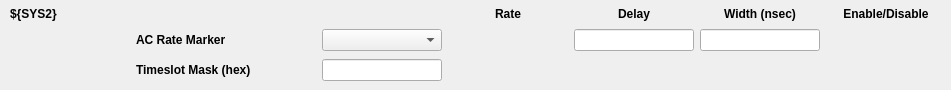
<?xml version="1.0" encoding="UTF-8"?>
<ui version="4.0">
 <class>Form</class>
 <widget class="QWidget" name="Form">
  <property name="geometry">
   <rect>
    <x>0</x>
    <y>0</y>
    <width>951</width>
    <height>90</height>
   </rect>
  </property>
  <property name="sizePolicy">
   <sizepolicy hsizetype="Preferred" vsizetype="Fixed">
    <horstretch>0</horstretch>
    <verstretch>0</verstretch>
   </sizepolicy>
  </property>
  <property name="minimumSize">
   <size>
    <width>0</width>
    <height>0</height>
   </size>
  </property>
  <property name="maximumSize">
   <size>
    <width>16777215</width>
    <height>102</height>
   </size>
  </property>
  <property name="windowTitle">
   <string>Form</string>
  </property>
  <layout class="QHBoxLayout" name="horizontalLayout">
   <property name="leftMargin">
    <number>0</number>
   </property>
   <property name="topMargin">
    <number>0</number>
   </property>
   <property name="rightMargin">
    <number>0</number>
   </property>
   <property name="bottomMargin">
    <number>0</number>
   </property>
   <item>
    <layout class="QGridLayout" name="gridLayout" columnstretch="0,0,0,0,0,0,0,0">
     <property name="leftMargin">
      <number>10</number>
     </property>
     <property name="topMargin">
      <number>5</number>
     </property>
     <property name="rightMargin">
      <number>5</number>
     </property>
     <property name="bottomMargin">
      <number>5</number>
     </property>
     <item row="1" column="4">
      <widget class="PyDMLabel" name="PyDMLabel">
       <property name="sizePolicy">
        <sizepolicy hsizetype="Minimum" vsizetype="Fixed">
         <horstretch>0</horstretch>
         <verstretch>0</verstretch>
        </sizepolicy>
       </property>
       <property name="minimumSize">
        <size>
         <width>120</width>
         <height>0</height>
        </size>
       </property>
       <property name="maximumSize">
        <size>
         <width>16777215</width>
         <height>16777215</height>
        </size>
       </property>
       <property name="toolTip">
        <string/>
       </property>
       <property name="precision" stdset="0">
        <number>0</number>
       </property>
       <property name="showUnits" stdset="0">
        <bool>false</bool>
       </property>
       <property name="precisionFromPV" stdset="0">
        <bool>true</bool>
       </property>
       <property name="alarmSensitiveContent" stdset="0">
        <bool>true</bool>
       </property>
       <property name="alarmSensitiveBorder" stdset="0">
        <bool>true</bool>
       </property>
       <property name="PyDMToolTip" stdset="0">
        <string/>
       </property>
       <property name="channel" stdset="0">
        <string>ca://${DEV}:TRG_${SYS}_RATE</string>
       </property>
      </widget>
     </item>
     <item row="1" column="1">
      <widget class="QLabel" name="label_2">
       <property name="enabled">
        <bool>true</bool>
       </property>
       <property name="sizePolicy">
        <sizepolicy hsizetype="Minimum" vsizetype="Fixed">
         <horstretch>0</horstretch>
         <verstretch>0</verstretch>
        </sizepolicy>
       </property>
       <property name="minimumSize">
        <size>
         <width>180</width>
         <height>0</height>
        </size>
       </property>
       <property name="font">
        <font>
         <weight>75</weight>
         <bold>true</bold>
        </font>
       </property>
       <property name="inputMethodHints">
        <set>Qt::ImhFormattedNumbersOnly</set>
       </property>
       <property name="text">
        <string>AC Rate Marker</string>
       </property>
       <property name="alignment">
        <set>Qt::AlignLeading|Qt::AlignLeft|Qt::AlignVCenter</set>
       </property>
      </widget>
     </item>
     <item row="2" column="1">
      <widget class="QLabel" name="label_3">
       <property name="enabled">
        <bool>true</bool>
       </property>
       <property name="sizePolicy">
        <sizepolicy hsizetype="Minimum" vsizetype="Fixed">
         <horstretch>0</horstretch>
         <verstretch>0</verstretch>
        </sizepolicy>
       </property>
       <property name="minimumSize">
        <size>
         <width>180</width>
         <height>0</height>
        </size>
       </property>
       <property name="font">
        <font>
         <weight>75</weight>
         <bold>true</bold>
        </font>
       </property>
       <property name="inputMethodHints">
        <set>Qt::ImhFormattedNumbersOnly</set>
       </property>
       <property name="text">
        <string>Timeslot Mask (hex)</string>
       </property>
       <property name="alignment">
        <set>Qt::AlignLeading|Qt::AlignLeft|Qt::AlignVCenter</set>
       </property>
      </widget>
     </item>
     <item row="1" column="6">
      <widget class="PyDMLineEdit" name="PyDMLineEdit_4">
       <property name="enabled">
        <bool>true</bool>
       </property>
       <property name="sizePolicy">
        <sizepolicy hsizetype="Minimum" vsizetype="Fixed">
         <horstretch>0</horstretch>
         <verstretch>0</verstretch>
        </sizepolicy>
       </property>
       <property name="minimumSize">
        <size>
         <width>120</width>
         <height>0</height>
        </size>
       </property>
       <property name="maximumSize">
        <size>
         <width>16777215</width>
         <height>16777215</height>
        </size>
       </property>
       <property name="toolTip">
        <string/>
       </property>
       <property name="alignment">
        <set>Qt::AlignCenter</set>
       </property>
       <property name="precision" stdset="0">
        <number>0</number>
       </property>
       <property name="showUnits" stdset="0">
        <bool>false</bool>
       </property>
       <property name="precisionFromPV" stdset="0">
        <bool>true</bool>
       </property>
       <property name="alarmSensitiveContent" stdset="0">
        <bool>true</bool>
       </property>
       <property name="alarmSensitiveBorder" stdset="0">
        <bool>true</bool>
       </property>
       <property name="PyDMToolTip" stdset="0">
        <string/>
       </property>
       <property name="monitorDisp" stdset="0">
        <bool>false</bool>
       </property>
       <property name="channel" stdset="0">
        <string>ca://${DEV}:TRG_${SYS}_TWID</string>
       </property>
      </widget>
     </item>
     <item row="1" column="3">
      <widget class="PyDMEnumComboBox" name="PyDMEnumComboBox">
       <property name="toolTip">
        <string/>
       </property>
       <property name="channel" stdset="0">
        <string>ca://${DEV}:TRG_${SYS}_ACRATE</string>
       </property>
      </widget>
     </item>
     <item row="1" column="5">
      <widget class="PyDMLineEdit" name="PyDMLineEdit_3">
       <property name="enabled">
        <bool>true</bool>
       </property>
       <property name="sizePolicy">
        <sizepolicy hsizetype="Minimum" vsizetype="Fixed">
         <horstretch>0</horstretch>
         <verstretch>0</verstretch>
        </sizepolicy>
       </property>
       <property name="minimumSize">
        <size>
         <width>120</width>
         <height>0</height>
        </size>
       </property>
       <property name="maximumSize">
        <size>
         <width>16777215</width>
         <height>16777215</height>
        </size>
       </property>
       <property name="toolTip">
        <string/>
       </property>
       <property name="alignment">
        <set>Qt::AlignCenter</set>
       </property>
       <property name="precision" stdset="0">
        <number>0</number>
       </property>
       <property name="showUnits" stdset="0">
        <bool>false</bool>
       </property>
       <property name="precisionFromPV" stdset="0">
        <bool>true</bool>
       </property>
       <property name="alarmSensitiveContent" stdset="0">
        <bool>true</bool>
       </property>
       <property name="alarmSensitiveBorder" stdset="0">
        <bool>true</bool>
       </property>
       <property name="PyDMToolTip" stdset="0">
        <string/>
       </property>
       <property name="monitorDisp" stdset="0">
        <bool>false</bool>
       </property>
       <property name="channel" stdset="0">
        <string>ca://${DEV}:TRG_${SYS}_TDES</string>
       </property>
      </widget>
     </item>
     <item row="1" column="7">
      <widget class="PyDMEnumButton" name="PyDMEnumButton_2">
       <property name="sizePolicy">
        <sizepolicy hsizetype="Minimum" vsizetype="Fixed">
         <horstretch>0</horstretch>
         <verstretch>0</verstretch>
        </sizepolicy>
       </property>
       <property name="minimumSize">
        <size>
         <width>120</width>
         <height>0</height>
        </size>
       </property>
       <property name="maximumSize">
        <size>
         <width>16777215</width>
         <height>30</height>
        </size>
       </property>
       <property name="toolTip">
        <string/>
       </property>
       <property name="alarmSensitiveContent" stdset="0">
        <bool>false</bool>
       </property>
       <property name="alarmSensitiveBorder" stdset="0">
        <bool>true</bool>
       </property>
       <property name="PyDMToolTip" stdset="0">
        <string/>
       </property>
       <property name="monitorDisp" stdset="0">
        <bool>false</bool>
       </property>
       <property name="channel" stdset="0">
        <string>ca://${DEV}:TRG_${SYS}_TCTL</string>
       </property>
       <property name="items" stdset="0">
        <stringlist/>
       </property>
       <property name="useCustomOrder" stdset="0">
        <bool>false</bool>
       </property>
       <property name="invertOrder" stdset="0">
        <bool>false</bool>
       </property>
       <property name="customOrder" stdset="0">
        <stringlist/>
       </property>
       <property name="orientation" stdset="0">
        <enum>Qt::Horizontal</enum>
       </property>
       <property name="marginTop" stdset="0">
        <number>0</number>
       </property>
       <property name="marginBottom" stdset="0">
        <number>0</number>
       </property>
       <property name="marginLeft" stdset="0">
        <number>0</number>
       </property>
       <property name="marginRight" stdset="0">
        <number>0</number>
       </property>
       <property name="horizontalSpacing" stdset="0">
        <number>0</number>
       </property>
       <property name="verticalSpacing" stdset="0">
        <number>0</number>
       </property>
       <property name="checkable" stdset="0">
        <bool>true</bool>
       </property>
      </widget>
     </item>
     <item row="2" column="3">
      <widget class="PyDMLineEdit" name="PyDMLineEdit_2">
       <property name="enabled">
        <bool>true</bool>
       </property>
       <property name="sizePolicy">
        <sizepolicy hsizetype="Minimum" vsizetype="Fixed">
         <horstretch>0</horstretch>
         <verstretch>0</verstretch>
        </sizepolicy>
       </property>
       <property name="minimumSize">
        <size>
         <width>120</width>
         <height>0</height>
        </size>
       </property>
       <property name="maximumSize">
        <size>
         <width>16777215</width>
         <height>16777215</height>
        </size>
       </property>
       <property name="toolTip">
        <string/>
       </property>
       <property name="alignment">
        <set>Qt::AlignCenter</set>
       </property>
       <property name="precision" stdset="0">
        <number>0</number>
       </property>
       <property name="showUnits" stdset="0">
        <bool>false</bool>
       </property>
       <property name="precisionFromPV" stdset="0">
        <bool>true</bool>
       </property>
       <property name="alarmSensitiveContent" stdset="0">
        <bool>true</bool>
       </property>
       <property name="alarmSensitiveBorder" stdset="0">
        <bool>true</bool>
       </property>
       <property name="PyDMToolTip" stdset="0">
        <string/>
       </property>
       <property name="monitorDisp" stdset="0">
        <bool>false</bool>
       </property>
       <property name="channel" stdset="0">
        <string>ca://${DEV}:TRG_${SYS}_TSMASK</string>
       </property>
       <property name="displayFormat" stdset="0">
        <enum>PyDMLineEdit::Hex</enum>
       </property>
      </widget>
     </item>
     <item row="0" column="4">
      <widget class="QLabel" name="label_6">
       <property name="font">
        <font>
         <weight>75</weight>
         <bold>true</bold>
        </font>
       </property>
       <property name="text">
        <string>Rate</string>
       </property>
       <property name="alignment">
        <set>Qt::AlignCenter</set>
       </property>
      </widget>
     </item>
     <item row="0" column="5">
      <widget class="QLabel" name="label_7">
       <property name="font">
        <font>
         <weight>75</weight>
         <bold>true</bold>
        </font>
       </property>
       <property name="text">
        <string>Delay</string>
       </property>
       <property name="alignment">
        <set>Qt::AlignCenter</set>
       </property>
      </widget>
     </item>
     <item row="0" column="6">
      <widget class="QLabel" name="label_8">
       <property name="font">
        <font>
         <weight>75</weight>
         <bold>true</bold>
        </font>
       </property>
       <property name="text">
        <string>Width (nsec)</string>
       </property>
       <property name="alignment">
        <set>Qt::AlignCenter</set>
       </property>
      </widget>
     </item>
     <item row="0" column="7">
      <widget class="QLabel" name="label_17">
       <property name="font">
        <font>
         <weight>75</weight>
         <bold>true</bold>
        </font>
       </property>
       <property name="text">
        <string>Enable/Disable</string>
       </property>
       <property name="alignment">
        <set>Qt::AlignCenter</set>
       </property>
      </widget>
     </item>
     <item row="0" column="0">
      <widget class="QLabel" name="label_4">
       <property name="enabled">
        <bool>true</bool>
       </property>
       <property name="sizePolicy">
        <sizepolicy hsizetype="Minimum" vsizetype="Fixed">
         <horstretch>0</horstretch>
         <verstretch>0</verstretch>
        </sizepolicy>
       </property>
       <property name="minimumSize">
        <size>
         <width>120</width>
         <height>0</height>
        </size>
       </property>
       <property name="font">
        <font>
         <weight>75</weight>
         <bold>true</bold>
        </font>
       </property>
       <property name="inputMethodHints">
        <set>Qt::ImhFormattedNumbersOnly</set>
       </property>
       <property name="text">
        <string>${SYS2}</string>
       </property>
       <property name="alignment">
        <set>Qt::AlignLeading|Qt::AlignLeft|Qt::AlignVCenter</set>
       </property>
      </widget>
     </item>
    </layout>
   </item>
  </layout>
 </widget>
 <customwidgets>
  <customwidget>
   <class>PyDMLabel</class>
   <extends>QLabel</extends>
   <header>pydm.widgets.label</header>
  </customwidget>
  <customwidget>
   <class>PyDMEnumButton</class>
   <extends>QWidget</extends>
   <header>pydm.widgets.enum_button</header>
  </customwidget>
  <customwidget>
   <class>PyDMEnumComboBox</class>
   <extends>QComboBox</extends>
   <header>pydm.widgets.enum_combo_box</header>
  </customwidget>
  <customwidget>
   <class>PyDMLineEdit</class>
   <extends>QLineEdit</extends>
   <header>pydm.widgets.line_edit</header>
  </customwidget>
 </customwidgets>
 <resources/>
 <connections/>
</ui>
